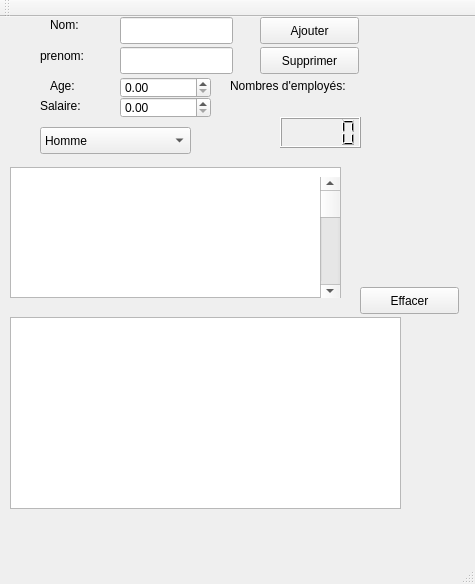
<?xml version="1.0" encoding="UTF-8"?>
<ui version="4.0">
 <class>MainWindow</class>
 <widget class="QMainWindow" name="MainWindow">
  <property name="geometry">
   <rect>
    <x>0</x>
    <y>0</y>
    <width>475</width>
    <height>584</height>
   </rect>
  </property>
  <property name="windowTitle">
   <string>MainWindow</string>
  </property>
  <widget class="QWidget" name="centralWidget">
   <widget class="QPushButton" name="Ajout">
    <property name="geometry">
     <rect>
      <x>260</x>
      <y>0</y>
      <width>99</width>
      <height>27</height>
     </rect>
    </property>
    <property name="text">
     <string>Ajouter</string>
    </property>
   </widget>
   <widget class="QPushButton" name="Delete">
    <property name="geometry">
     <rect>
      <x>260</x>
      <y>30</y>
      <width>99</width>
      <height>27</height>
     </rect>
    </property>
    <property name="text">
     <string>Supprimer</string>
    </property>
   </widget>
   <widget class="QLineEdit" name="Nom">
    <property name="geometry">
     <rect>
      <x>120</x>
      <y>0</y>
      <width>113</width>
      <height>27</height>
     </rect>
    </property>
   </widget>
   <widget class="QDoubleSpinBox" name="age">
    <property name="geometry">
     <rect>
      <x>120</x>
      <y>60</y>
      <width>91</width>
      <height>21</height>
     </rect>
    </property>
   </widget>
   <widget class="QDoubleSpinBox" name="Salaire">
    <property name="geometry">
     <rect>
      <x>120</x>
      <y>80</y>
      <width>91</width>
      <height>21</height>
     </rect>
    </property>
    <property name="maximum">
     <double>10000.000000000000000</double>
    </property>
   </widget>
   <widget class="QLabel" name="label">
    <property name="geometry">
     <rect>
      <x>50</x>
      <y>0</y>
      <width>67</width>
      <height>16</height>
     </rect>
    </property>
    <property name="text">
     <string>Nom:</string>
    </property>
   </widget>
   <widget class="QLabel" name="label_2">
    <property name="geometry">
     <rect>
      <x>50</x>
      <y>60</y>
      <width>67</width>
      <height>17</height>
     </rect>
    </property>
    <property name="text">
     <string>Age:</string>
    </property>
   </widget>
   <widget class="QLabel" name="label_3">
    <property name="geometry">
     <rect>
      <x>40</x>
      <y>80</y>
      <width>67</width>
      <height>17</height>
     </rect>
    </property>
    <property name="text">
     <string>Salaire:</string>
    </property>
   </widget>
   <widget class="QTextBrowser" name="textBrowser">
    <property name="geometry">
     <rect>
      <x>10</x>
      <y>150</y>
      <width>331</width>
      <height>131</height>
     </rect>
    </property>
   </widget>
   <widget class="QScrollBar" name="verticalScrollBar">
    <property name="geometry">
     <rect>
      <x>320</x>
      <y>160</y>
      <width>20</width>
      <height>121</height>
     </rect>
    </property>
    <property name="orientation">
     <enum>Qt::Vertical</enum>
    </property>
   </widget>
   <widget class="QPushButton" name="Effacer">
    <property name="geometry">
     <rect>
      <x>360</x>
      <y>270</y>
      <width>99</width>
      <height>27</height>
     </rect>
    </property>
    <property name="text">
     <string>Effacer</string>
    </property>
   </widget>
   <widget class="QLabel" name="label_4">
    <property name="geometry">
     <rect>
      <x>40</x>
      <y>30</y>
      <width>67</width>
      <height>17</height>
     </rect>
    </property>
    <property name="text">
     <string>prenom:</string>
    </property>
   </widget>
   <widget class="QLineEdit" name="prenom">
    <property name="geometry">
     <rect>
      <x>120</x>
      <y>30</y>
      <width>113</width>
      <height>27</height>
     </rect>
    </property>
   </widget>
   <widget class="QLCDNumber" name="nbEmploye">
    <property name="geometry">
     <rect>
      <x>280</x>
      <y>100</y>
      <width>81</width>
      <height>31</height>
     </rect>
    </property>
   </widget>
   <widget class="QLabel" name="label_5">
    <property name="geometry">
     <rect>
      <x>230</x>
      <y>60</y>
      <width>151</width>
      <height>17</height>
     </rect>
    </property>
    <property name="text">
     <string>Nombres d'employés:</string>
    </property>
   </widget>
   <widget class="QComboBox" name="genre">
    <property name="geometry">
     <rect>
      <x>40</x>
      <y>110</y>
      <width>151</width>
      <height>27</height>
     </rect>
    </property>
    <item>
     <property name="text">
      <string>Homme</string>
     </property>
    </item>
    <item>
     <property name="text">
      <string>Femme</string>
     </property>
    </item>
   </widget>
   <widget class="QTableWidget" name="table">
    <property name="geometry">
     <rect>
      <x>10</x>
      <y>300</y>
      <width>391</width>
      <height>192</height>
     </rect>
    </property>
   </widget>
  </widget>
  <widget class="QMenuBar" name="menuBar">
   <property name="geometry">
    <rect>
     <x>0</x>
     <y>0</y>
     <width>475</width>
     <height>25</height>
    </rect>
   </property>
  </widget>
  <widget class="QToolBar" name="mainToolBar">
   <attribute name="toolBarArea">
    <enum>TopToolBarArea</enum>
   </attribute>
   <attribute name="toolBarBreak">
    <bool>false</bool>
   </attribute>
  </widget>
  <widget class="QStatusBar" name="statusBar"/>
 </widget>
 <layoutdefault spacing="6" margin="11"/>
 <resources/>
 <connections>
  <connection>
   <sender>Effacer</sender>
   <signal>clicked()</signal>
   <receiver>textBrowser</receiver>
   <slot>clear()</slot>
   <hints>
    <hint type="sourcelabel">
     <x>349</x>
     <y>141</y>
    </hint>
    <hint type="destinationlabel">
     <x>205</x>
     <y>223</y>
    </hint>
   </hints>
  </connection>
 </connections>
</ui>
